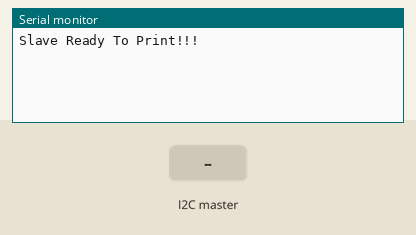
Recording of a sketch running on a simulated Arduino Uno, built with avr-gcc and run on an emulated ATmega328P. Shown: the last lines printed to the serial monitor. The test bench sets the inputs (shaded band).

Above: at 1.3 s.
1.4 s: the I2C master sends "G"
At 2.4 s:
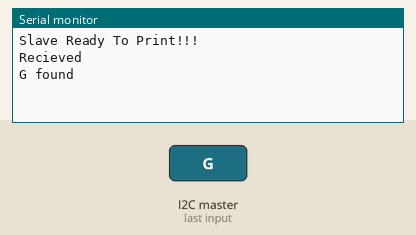
2.9 s: the I2C master sends "X"
At 3.5 s:
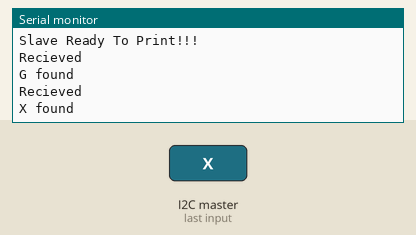
4.4 s: the I2C master sends "Y"
At 5.6 s:
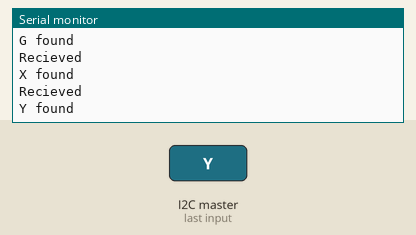
5.9 s: the I2C master sends "Z"
At 7.0 s:
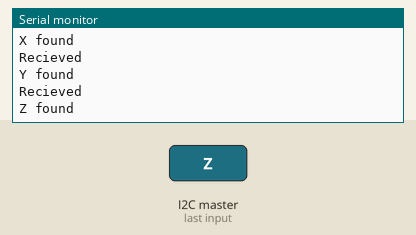

The sketch:

SlaveRev2.ino
```cpp
#include <Wire.h>

char lukaval;
boolean doingcode = false;
double xval = 0;
double yval = 0;
String x = "";
String y = "";
char character;

/*Alexanders Values */

void setup()
{
    Wire.begin(4);                // join i2c bus with address #4
    Wire.onReceive(receiveEvent); // register event
    Serial.begin(9600);
    /* Alexanders setup code */
    delay(100);
    Serial.println("Slave Ready To Print!!!");
}

void loop() {}

void receiveEvent(int howmany)
{
    Serial.println("Recieved");
    character = Wire.read();
    switch (character)
    {
    case 'G':
        Serial.println("G found");
        break;
    case 'X':
        Serial.println("X found");
        break;
    case 'Y':
        Serial.println("Y found");
        break;
    case 'Z':
        Serial.println("Z found");
        break;
        if (isDigit(character))
        {
            Serial.println("Digit found");
            break;
        }
    }
}
```

Measured:
- after the input at 1.4 s, the serial monitor: prints a new line at once (image 1)
- after the input at 2.9 s, the serial monitor: prints a new line at once (image 2)
- after the input at 4.4 s, the serial monitor: prints a new line at once (image 3)
- after the input at 5.9 s, the serial monitor: prints a new line at once (image 4)
